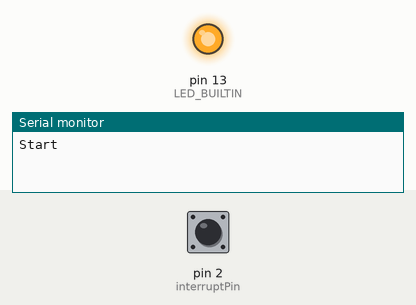
Bench run of a sketch on a simulated Arduino Uno, built with avr-gcc and run on an emulated ATmega328P. Shown: output pins drawn as LEDs (lit = HIGH), the last lines printed to the serial monitor. The inputs (shaded band) are chosen by the test bench; at power-on: pin 2 (interruptPin) HIGH. Sleep ends after the set time or at an interrupt.

Above: at 4.2 s.
4.3 s: pin 2 (interruptPin) driven HIGH
6.5 s: pin 2 (interruptPin) pulsed LOW 2 times (0.12 s each, 0.3 s apart)
At 12.5 s:
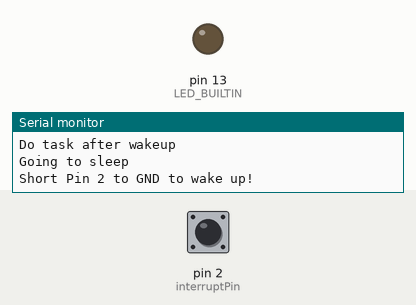
Timing chart, 0 to 14.0 s (numbered marks = the images above; inputs shaded):
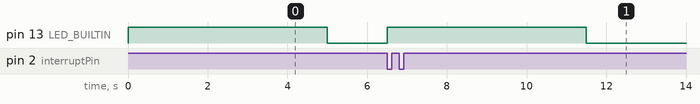

Measured:
- after the input at 6.5 s, pin 13 (LED_BUILTIN): LOW → HIGH at once, → LOW 5.0 s later

The sketch:

wakeup-on-interrupt.ino
```cpp
#include <avr/sleep.h>
#define interruptPin 2  // To wake up, press button to connect PIN 2 to GND

void setup() {
  Serial.begin(115200);
  Serial.println("");
  Serial.println("");
  Serial.println("Start");

  pinMode(LED_BUILTIN, OUTPUT);
  pinMode(interruptPin, INPUT_PULLUP);
}

void loop() {
  doTask();
}

void goToSleep() {
  sleep_enable();
  attachInterrupt(0, wakeUp, LOW);
  set_sleep_mode(SLEEP_MODE_PWR_DOWN);
  digitalWrite(LED_BUILTIN, LOW);
  delay(1000);
  sleep_cpu();

  // Program will start from here on after wake up
  Serial.println("Do task after wakeup");
  doTask();
}

void wakeUp() {
  Serial.println("");
  Serial.println("Interrrupt fired");
  sleep_disable();
  detachInterrupt(0);
}

void doTask() {
  digitalWrite(LED_BUILTIN, HIGH);
  delay(5000);

  Serial.println("Going to sleep");
  Serial.println("Short Pin 2 to GND to wake up!");
  goToSleep();
}
```
